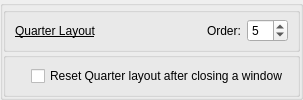
               <widget class="QGroupBox" name="GB_QuarterLayout">
                <property name="title">
                 <string/>
                </property>
                <property name="flat">
                 <bool>true</bool>
                </property>
                <layout class="QVBoxLayout" name="verticalLayout_21">
                 <property name="spacing">
                  <number>0</number>
                 </property>
                 <property name="leftMargin">
                  <number>0</number>
                 </property>
                 <property name="topMargin">
                  <number>1</number>
                 </property>
                 <property name="rightMargin">
                  <number>0</number>
                 </property>
                 <property name="bottomMargin">
                  <number>0</number>
                 </property>
                 <item>
                  <widget class="QGroupBox" name="GB_QuarterLayoutOrder">
                   <property name="title">
                    <string/>
                   </property>
                   <property name="flat">
                    <bool>true</bool>
                   </property>
                   <layout class="QGridLayout" name="gridLayout_32">
                    <property name="topMargin">
                     <number>0</number>
                    </property>
                    <property name="bottomMargin">
                     <number>0</number>
                    </property>
                    <item row="0" column="1">
                     <widget class="QLabel" name="label_45">
                      <property name="font">
                       <font>
                        <italic>false</italic>
                        <bold>false</bold>
                        <underline>true</underline>
                       </font>
                      </property>
                      <property name="text">
                       <string>Quarter Layout</string>
                      </property>
                     </widget>
                    </item>
                    <item row="0" column="4">
                     <widget class="QSpinBox" name="kcfg_quarterLayoutOrder">
                      <property name="font">
                       <font>
                        <italic>false</italic>
                        <bold>false</bold>
                        <underline>false</underline>
                       </font>
                      </property>
                      <property name="toolTip">
                       <string>&lt;html&gt;&lt;head/&gt;&lt;body&gt;&lt;p&gt;0 - to disable&lt;/p&gt;&lt;/body&gt;&lt;/html&gt;</string>
                      </property>
                      <property name="maximum">
                       <number>12</number>
                      </property>
                      <property name="value">
                       <number>5</number>
                      </property>
                     </widget>
                    </item>
                    <item row="0" column="2">
                     <spacer name="horizontalSpacer_28">
                      <property name="orientation">
                       <enum>Qt::Orientation::Horizontal</enum>
                      </property>
                      <property name="sizeHint" stdset="0">
                       <size>
                        <width>40</width>
                        <height>20</height>
                       </size>
                      </property>
                     </spacer>
                    </item>
                    <item row="0" column="3">
                     <widget class="QLabel" name="label_49">
                      <property name="font">
                       <font>
                        <italic>false</italic>
                        <bold>false</bold>
                        <underline>false</underline>
                       </font>
                      </property>
                      <property name="text">
                       <string>Order:</string>
                      </property>
                     </widget>
                    </item>
                   </layout>
                  </widget>
                 </item>
                 <item>
                  <widget class="QGroupBox" name="GB_QuarterLayoutSettings">
                   <property name="title">
                    <string/>
                   </property>
                   <property name="flat">
                    <bool>true</bool>
                   </property>
                   <layout class="QVBoxLayout" name="verticalLayout_22">
                    <property name="leftMargin">
                     <number>25</number>
                    </property>
                    <property name="topMargin">
                     <number>2</number>
                    </property>
                    <property name="bottomMargin">
                     <number>2</number>
                    </property>
                    <item>
                     <widget class="QCheckBox" name="kcfg_quarterLayoutReset">
                      <property name="text">
                       <string>Reset Quarter layout after closing a window</string>
                      </property>
                     </widget>
                    </item>
                   </layout>
                  </widget>
                 </item>
                </layout>
               </widget>
